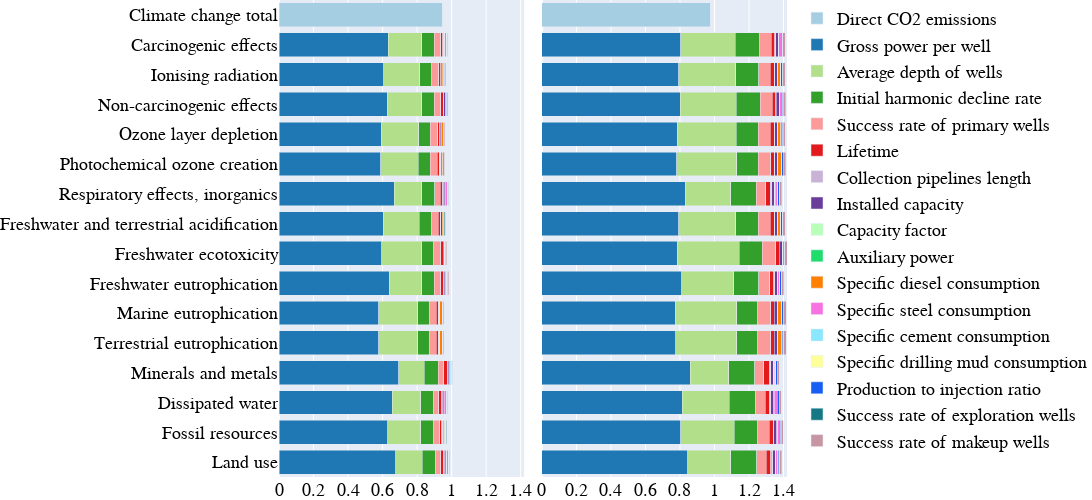

Notebook source saved alongside this figure:
### Code cell
fig = make_subplots(rows=1, 
                    cols=2,
                    shared_yaxes=True,
                    horizontal_spacing=0.035,
                   )

flag_leg = True

for j,first_or_total in enumerate(['first', 'total']):
    
    df = prepare_df(first_or_total)
    
    ydata = df.columns[1:].tolist()
    ydata = [d.capitalize() for d in ydata]
    f = [ind for ind,yd in enumerate(ydata) if "Fossils"==yd][0]
    ydata[f] = 'Fossil resources'
    
    if 'cge' in path:
        range_ = [0,1.42]
        tickvals_ = [0, 0.2, 0.4, 0.6, 0.8, 1, 1.2, 1.4]
        ticktext_ = [0, 0.2, 0.4, 0.6, 0.8, 1, 1.2, 1.4]
    elif 'ege' in path:
        range_ = [0,1.03]
        tickvals_ = [0, 0.2, 0.4, 0.6, 0.8, 1]
        ticktext_ = [0, 0.2, 0.4, 0.6, 0.8, 1]

    for i in df.index:
        
        xdata = df.loc[i][1:].tolist()
        name = df.loc[i][0]
            
        fig.add_bar(name = name, 
                    x = xdata,
                    y = ydata,
                    orientation='h',
                    marker_color=colors[name],
                    row=1, 
                    col=j+1,
                    showlegend=flag_leg)
    fig.update_xaxes(range = range_,
                     tickmode = 'array', 
                     tickvals = tickvals_,
                     ticktext = ticktext_)

    fig.update_layout(barmode='stack',
                      font_size = 18,
                      width = 1600, 
                      height = 500,
                      legend_traceorder  = 'normal',
                      yaxis = dict(autorange="reversed"),
                      font_family = 'Arial',
                      margin = dict(l=0,r=0,t=0,b=0),
                      font_color = 'black',
                     )

    flag_leg = False

fig.show()

### Figure 1 — Plotly figure (JSON) as saved in the notebook; plotly's stock layout.template omitted (floating-point values rounded to 4 significant figures)
{"data": [{"marker": {"color": "rgb(166,206,227)"}, "name": "Direct CO2 emissions", "orientation": "h", "showlegend": true, "type": "bar", "x": [0.9481, 0, 0, 0, 0, 0, 0, 0, 0, 0, 0, 0, 0, 0, 0, 0], "xaxis": "x", "y": ["Climate change total", "Carcinogenic effects", "Ionising radiation", "Non-carcinogenic effects", "Ozone layer depletion", "Photochemical ozone creation", "Respiratory effects, inorganics", "Freshwater and terrestrial acidification", "Freshwater ecotoxicity", "Freshwater eutrophication", "Marine eutrophication", "Terrestrial eutrophication", "Minerals and metals", "Dissipated water", "Fossil resources", "Land use"], "yaxis": "y"}, {"marker": {"color": "rgb(31,120,180)"}, "name": "Gross power per well", "orientation": "h", "showlegend": true, "type": "bar", "x": [0.001028, 0.6326, 0.6072, 0.6262, 0.5928, 0.5891, 0.6673, 0.6047, 0.5963, 0.6396, 0.5782, 0.579, 0.695, 0.656, 0.6301, 0.6756], "xaxis": "x", "y": ["Climate change total", "Carcinogenic effects", "Ionising radiation", "Non-carcinogenic effects", "Ozone layer depletion", "Photochemical ozone creation", "Respiratory effects, inorganics", "Freshwater and terrestrial acidification", "Freshwater ecotoxicity", "Freshwater eutrophication", "Marine eutrophication", "Terrestrial eutrophication", "Minerals and metals", "Dissipated water", "Fossil resources", "Land use"], "yaxis": "y"}, {"marker": {"color": "rgb(178,223,138)"}, "name": "Average depth of wells", "orientation": "h", "showlegend": true, "type": "bar", "x": [0.002243, 0.1956, 0.2078, 0.2022, 0.2164, 0.2189, 0.1585, 0.2079, 0.2306, 0.1877, 0.2247, 0.2238, 0.1476, 0.1651, 0.192, 0.1528], "xaxis": "x", "y": ["Climate change total", "Carcinogenic effects", "Ionising radiation", "Non-carcinogenic effects", "Ozone layer depletion", "Photochemical ozone creation", "Respiratory effects, inorganics", "Freshwater and terrestrial acidification", "Freshwater ecotoxicity", "Freshwater eutrophication", "Marine eutrophication", "Terrestrial eutrophication", "Minerals and metals", "Dissipated water", "Fossil resources", "Land use"], "yaxis": "y"}, {"marker": {"color": "rgb(51,160,44)"}, "name": "Initial harmonic decline rate", "orientation": "h", "showlegend": true, "type": "bar", "x": [0.001098, 0.07114, 0.06964, 0.0706, 0.06795, 0.06743, 0.07593, 0.06965, 0.0674, 0.07219, 0.06616, 0.06638, 0.08071, 0.07331, 0.0717, 0.07781], "xaxis": "x", "y": ["Climate change total", "Carcinogenic effects", "Ionising radiation", "Non-carcinogenic effects", "Ozone layer depletion", "Photochemical ozone creation", "Respiratory effects, inorganics", "Freshwater and terrestrial acidification", "Freshwater ecotoxicity", "Freshwater eutrophication", "Marine eutrophication", "Terrestrial eutrophication", "Minerals and metals", "Dissipated water", "Fossil resources", "Land use"], "yaxis": "y"}, {"marker": {"color": "rgb(251,154,153)"}, "name": "Success rate of primary wells", "orientation": "h", "showlegend": true, "type": "bar", "x": [-1.488e-05, 0.03747, 0.03981, 0.03876, 0.04143, 0.04174, 0.03121, 0.03992, 0.04403, 0.03632, 0.04285, 0.04271, 0.03012, 0.0322, 0.03703, 0.03061], "xaxis": "x", "y": ["Climate change total", "Carcinogenic effects", "Ionising radiation", "Non-carcinogenic effects", "Ozone layer depletion", "Photochemical ozone creation", "Respiratory effects, inorganics", "Freshwater and terrestrial acidification", "Freshwater ecotoxicity", "Freshwater eutrophication", "Marine eutrophication", "Terrestrial eutrophication", "Minerals and metals", "Dissipated water", "Fossil resources", "Land use"], "yaxis": "y"}, {"marker": {"color": "rgb(227,26,28)"}, "name": "Lifetime", "orientation": "h", "showlegend": true, "type": "bar", "x": [0.0002805, 0.01266, 0.01298, 0.01341, 0.01294, 0.01209, 0.0139, 0.01303, 0.01296, 0.01452, 0.01204, 0.01193, 0.021, 0.01493, 0.01331, 0.0159], "xaxis": "x", "y": ["Climate change total", "Carcinogenic effects", "Ionising radiation", "Non-carcinogenic effects", "Ozone layer depletion", "Photochemical ozone creation", "Respiratory effects, inorganics", "Freshwater and terrestrial acidification", "Freshwater ecotoxicity", "Freshwater eutrophication", "Marine eutrophication", "Terrestrial eutrophication", "Minerals and metals", "Dissipated water", "Fossil resources", "Land use"], "yaxis": "y"}, {"marker": {"color": "rgb(202,178,214)"}, "name": "Collection pipelines length", "orientation": "h", "showlegend": true, "type": "bar", "x": [4.146e-05, 0.005042, 0.003238, 0.004292, 0.002274, 0.002046, 0.01022, 0.003203, 0.001625, 0.00604, 0.00146, 0.001538, 0.006502, 0.009054, 0.005203, 0.01159], "xaxis": "x", "y": ["Climate change total", "Carcinogenic effects", "Ionising radiation", "Non-carcinogenic effects", "Ozone layer depletion", "Photochemical ozone creation", "Respiratory effects, inorganics", "Freshwater and terrestrial acidification", "Freshwater ecotoxicity", "Freshwater eutrophication", "Marine eutrophication", "Terrestrial eutrophication", "Minerals and metals", "Dissipated water", "Fossil resources", "Land use"], "yaxis": "y"}, {"marker": {"color": "rgb(106,61,154)"}, "name": "Installed capacity", "orientation": "h", "showlegend": true, "type": "bar", "x": [-0.0001168, 0.00749, 0.006806, 0.007368, 0.006551, 0.006572, 0.007454, 0.006696, 0.00698, 0.00736, 0.006389, 0.006391, 0.006994, 0.007425, 0.007053, 0.007305], "xaxis": "x", "y": ["Climate change total", "Carcinogenic effects", "Ionising radiation", "Non-carcinogenic effects", "Ozone layer depletion", "Photochemical ozone creation", "Respiratory effects, inorganics", "Freshwater and terrestrial acidification", "Freshwater ecotoxicity", "Freshwater eutrophication", "Marine eutrophication", "Terrestrial eutrophication", "Minerals and metals", "Dissipated water", "Fossil resources", "Land use"], "yaxis": "y"}, {"marker": {"color": "rgb(184,255,185)"}, "name": "Capacity factor", "orientation": "h", "showlegend": true, "type": "bar", "x": [-2.893e-05, -0.0007098, -0.0006878, -0.0006822, -0.0006266, -0.0005949, -0.0008929, -0.0006801, -0.0005025, -0.000769, -0.0005389, -0.0005396, -0.000841, -0.0009245, -0.0008131, -0.0008569], "xaxis": "x", "y": ["Climate change total", "Carcinogenic effects", "Ionising radiation", "Non-carcinogenic effects", "Ozone layer depletion", "Photochemical ozone creation", "Respiratory effects, inorganics", "Freshwater and terrestrial acidification", "Freshwater ecotoxicity", "Freshwater eutrophication", "Marine eutrophication", "Terrestrial eutrophication", "Minerals and metals", "Dissipated water", "Fossil resources", "Land use"], "yaxis": "y"}, {"marker": {"color": "rgb(30,221,109)"}, "name": "Auxiliary power", "orientation": "h", "showlegend": true, "type": "bar", "x": [-6.164e-06, 0.0002424, 0.0002401, 0.0002309, 0.0002209, 0.0002122, 0.0003462, 0.00024, 0.0001589, 0.0002705, 0.0001988, 0.0001997, 0.0003685, 0.0003297, 0.0002711, 0.0003646], "xaxis": "x", "y": ["Climate change total", "Carcinogenic effects", "Ionising radiation", "Non-carcinogenic effects", "Ozone layer depletion", "Photochemical ozone creation", "Respiratory effects, inorganics", "Freshwater and terrestrial acidification", "Freshwater ecotoxicity", "Freshwater eutrophication", "Marine eutrophication", "Terrestrial eutrophication", "Minerals and metals", "Dissipated water", "Fossil resources", "Land use"], "yaxis": "y"}, {"marker": {"color": "rgb(255,127,0)"}, "name": "Specific diesel consumption", "orientation": "h", "showlegend": true, "type": "bar", "x": [7.037e-05, 2.781e-06, 0.007928, 2.091e-05, 0.0107, 0.01181, 0.0002551, 0.00928, 2.288e-05, 1.265e-05, 0.01427, 0.01442, -4.331e-05, 1.377e-05, 0.003047, 6.332e-06], "xaxis": "x", "y": ["Climate change total", "Carcinogenic effects", "Ionising radiation", "Non-carcinogenic effects", "Ozone layer depletion", "Photochemical ozone creation", "Respiratory effects, inorganics", "Freshwater and terrestrial acidification", "Freshwater ecotoxicity", "Freshwater eutrophication", "Marine eutrophication", "Terrestrial eutrophication", "Minerals and metals", "Dissipated water", "Fossil resources", "Land use"], "yaxis": "y"}, {"marker": {"color": "rgb(248,114,225)"}, "name": "Specific steel consumption", "orientation": "h", "showlegend": true, "type": "bar", "x": [-0.0001557, 0.009681, 0.003327, 0.00764, 0.001935, 0.001992, 0.01256, 0.002674, 0.002647, 0.008856, 0.001214, 0.001185, 0.004909, 0.01379, 0.005855, 0.009706], "xaxis": "x", "y": ["Climate change total", "Carcinogenic effects", "Ionising radiation", "Non-carcinogenic effects", "Ozone layer depletion", "Photochemical ozone creation", "Respiratory effects, inorganics", "Freshwater and terrestrial acidification", "Freshwater ecotoxicity", "Freshwater eutrophication", "Marine eutrophication", "Terrestrial eutrophication", "Minerals and metals", "Dissipated water", "Fossil resources", "Land use"], "yaxis": "y"}, {"marker": {"color": "rgb(137,231,255)"}, "name": "Specific cement consumption", "orientation": "h", "showlegend": true, "type": "bar", "x": [4.778e-06, 1.558e-05, 0.0003435, 7.969e-05, 0.0002604, 0.0002023, 0.0003755, 0.000293, 2.566e-05, 0.0002535, 0.0002173, 0.0002317, 0.008099, 0.0002307, 0.0003313, 0.000956], "xaxis": "x", "y": ["Climate change total", "Carcinogenic effects", "Ionising radiation", "Non-carcinogenic effects", "Ozone layer depletion", "Photochemical ozone creation", "Respiratory effects, inorganics", "Freshwater and terrestrial acidification", "Freshwater ecotoxicity", "Freshwater eutrophication", "Marine eutrophication", "Terrestrial eutrophication", "Minerals and metals", "Dissipated water", "Fossil resources", "Land use"], "yaxis": "y"}, {"marker": {"color": "rgb(255,255,153)"}, "name": "Specific drilling mud consumption", "orientation": "h", "showlegend": true, "type": "bar", "x": [7.341e-06, 8.066e-06, 8.084e-05, 3.013e-05, 0.0001188, 5.919e-05, 0.0001897, 7.864e-05, 9.258e-06, 0.0002241, 4.672e-05, 3.184e-05, 0.0001347, 0.0008676, 0.000522, 0.0001745], "xaxis": "x", "y": ["Climate change total", "Carcinogenic effects", "Ionising radiation", "Non-carcinogenic effects", "Ozone layer depletion", "Photochemical ozone creation", "Respiratory effects, inorganics", "Freshwater and terrestrial acidification", "Freshwater ecotoxicity", "Freshwater eutrophication", "Marine eutrophication", "Terrestrial eutrophication", "Minerals and metals", "Dissipated water", "Fossil resources", "Land use"], "yaxis": "y"}, {"marker": {"color": "rgb(25, 94, 242)"}, "name": "Production to injection ratio", "orientation": "h", "showlegend": true, "type": "bar", "x": [-0.0003053, 0.002176, 0.001006, 0.002227, 0.0008944, 0.0008334, 0.001644, 0.0009063, 0.002558, 0.002097, 0.0007616, 0.0007448, 0.002136, 0.00182, 0.00129, 0.001847], "xaxis": "x", "y": ["Climate change total", "Carcinogenic effects", "Ionising radiation", "Non-carcinogenic effects", "Ozone layer depletion", "Photochemical ozone creation", "Respiratory effects, inorganics", "Freshwater and terrestrial acidification", "Freshwater ecotoxicity", "Freshwater eutrophication", "Marine eutrophication", "Terrestrial eutrophication", "Minerals and metals", "Dissipated water", "Fossil resources", "Land use"], "yaxis": "y"}, {"marker": {"color": "rgb(20, 121, 132)"}, "name": "Success rate of exploration wells", "orientation": "h", "showlegend": true, "type": "bar", "x": [-8.336e-05, 0.00442, 0.004564, 0.004414, 0.004563, 0.004612, 0.004199, 0.004564, 0.004462, 0.004275, 0.004614, 0.004621, 0.003489, 0.004093, 0.004373, 0.00404], "xaxis": "x", "y": ["Climate change total", "Carcinogenic effects", "Ionising radiation", "Non-carcinogenic effects", "Ozone layer depletion", "Photochemical ozone creation", "Respiratory effects, inorganics", "Freshwater and terrestrial acidification", "Freshwater ecotoxicity", "Freshwater eutrophication", "Marine eutrophication", "Terrestrial eutrophication", "Minerals and metals", "Dissipated water", "Fossil resources", "Land use"], "yaxis": "y"}, {"marker": {"color": "rgb(199, 150, 162)"}, "name": "Success rate of makeup wells", "orientation": "h", "showlegend": true, "type": "bar", "x": [0.0003805, 0.00367, 0.003689, 0.004142, 0.004199, 0.004262, 0.001298, 0.003679, 0.006282, 0.003239, 0.004591, 0.004524, 0.000986, 0.001786, 0.003031, 0.001198], "xaxis": "x", "y": ["Climate change total", "Carcinogenic effects", "Ionising radiation", "Non-carcinogenic effects", "Ozone layer depletion", "Photochemical ozone creation", "Respiratory effects, inorganics", "Freshwater and terrestrial acidification", "Freshwater ecotoxicity", "Freshwater eutrophication", "Marine eutrophication", "Terrestrial eutrophication", "Minerals and metals", "Dissipated water", "Fossil resources", "Land use"], "yaxis": "y"}, {"marker": {"color": "rgb(166,206,227)"}, "name": "Direct CO2 emissions", "orientation": "h", "showlegend": false, "type": "bar", "x": [0.9759, 0, 0, 0, 0, 0, 0, 0, 0, 0, 0, 0, 0, 0, 0, 0], "xaxis": "x2", "y": ["Climate change total", "Carcinogenic effects", "Ionising radiation", "Non-carcinogenic effects", "Ozone layer depletion", "Photochemical ozone creation", "Respiratory effects, inorganics", "Freshwater and terrestrial acidification", "Freshwater ecotoxicity", "Freshwater eutrophication", "Marine eutrophication", "Terrestrial eutrophication", "Minerals and metals", "Dissipated water", "Fossil resources", "Land use"], "yaxis": "y2"}, {"marker": {"color": "rgb(31,120,180)"}, "name": "Gross power per well", "orientation": "h", "showlegend": false, "type": "bar", "x": [0.001919, 0.8044, 0.7937, 0.8013, 0.7833, 0.7808, 0.8316, 0.7938, 0.7844, 0.8096, 0.7735, 0.7751, 0.8587, 0.8123, 0.8043, 0.8464], "xaxis": "x2", "y": ["Climate change total", "Carcinogenic effects", "Ionising radiation", "Non-carcinogenic effects", "Ozone layer depletion", "Photochemical ozone creation", "Respiratory effects, inorganics", "Freshwater and terrestrial acidification", "Freshwater ecotoxicity", "Freshwater eutrophication", "Marine eutrophication", "Terrestrial eutrophication", "Minerals and metals", "Dissipated water", "Fossil resources", "Land use"], "yaxis": "y2"}, {"marker": {"color": "rgb(178,223,138)"}, "name": "Average depth of wells", "orientation": "h", "showlegend": false, "type": "bar", "x": [0.0007131, 0.3159, 0.3307, 0.3234, 0.3427, 0.3471, 0.262, 0.3305, 0.3594, 0.3026, 0.3552, 0.3538, 0.224, 0.2742, 0.309, 0.2482], "xaxis": "x2", "y": ["Climate change total", "Carcinogenic effects", "Ionising radiation", "Non-carcinogenic effects", "Ozone layer depletion", "Photochemical ozone creation", "Respiratory effects, inorganics", "Freshwater and terrestrial acidification", "Freshwater ecotoxicity", "Freshwater eutrophication", "Marine eutrophication", "Terrestrial eutrophication", "Minerals and metals", "Dissipated water", "Fossil resources", "Land use"], "yaxis": "y2"}, {"marker": {"color": "rgb(51,160,44)"}, "name": "Initial harmonic decline rate", "orientation": "h", "showlegend": false, "type": "bar", "x": [0.0003272, 0.1417, 0.1307, 0.1397, 0.1266, 0.1256, 0.1496, 0.1297, 0.1319, 0.1432, 0.1226, 0.1227, 0.1514, 0.1484, 0.1381, 0.1515], "xaxis": "x2", "y": ["Climate change total", "Carcinogenic effects", "Ionising radiation", "Non-carcinogenic effects", "Ozone layer depletion", "Photochemical ozone creation", "Respiratory effects, inorganics", "Freshwater and terrestrial acidification", "Freshwater ecotoxicity", "Freshwater eutrophication", "Marine eutrophication", "Terrestrial eutrophication", "Minerals and metals", "Dissipated water", "Fossil resources", "Land use"], "yaxis": "y2"}, {"marker": {"color": "rgb(251,154,153)"}, "name": "Success rate of primary wells", "orientation": "h", "showlegend": false, "type": "bar", "x": [0.0001508, 0.06692, 0.06897, 0.06888, 0.07147, 0.07209, 0.05496, 0.06882, 0.0777, 0.06457, 0.07373, 0.0734, 0.05155, 0.05811, 0.0652, 0.05299], "xaxis": "x2", "y": ["Climate change total", "Carcinogenic effects", "Ionising radiation", "Non-carcinogenic effects", "Ozone layer depletion", "Photochemical ozone creation", "Respiratory effects, inorganics", "Freshwater and terrestrial acidification", "Freshwater ecotoxicity", "Freshwater eutrophication", "Marine eutrophication", "Terrestrial eutrophication", "Minerals and metals", "Dissipated water", "Fossil resources", "Land use"], "yaxis": "y2"}, {"marker": {"color": "rgb(227,26,28)"}, "name": "Lifetime", "orientation": "h", "showlegend": false, "type": "bar", "x": [5.512e-05, 0.02136, 0.02282, 0.02229, 0.02282, 0.02168, 0.02373, 0.02297, 0.02131, 0.02402, 0.02163, 0.0215, 0.03246, 0.025, 0.02328, 0.02617], "xaxis": "x2", "y": ["Climate change total", "Carcinogenic effects", "Ionising radiation", "Non-carcinogenic effects", "Ozone layer depletion", "Photochemical ozone creation", "Respiratory effects, inorganics", "Freshwater and terrestrial acidification", "Freshwater ecotoxicity", "Freshwater eutrophication", "Marine eutrophication", "Terrestrial eutrophication", "Minerals and metals", "Dissipated water", "Fossil resources", "Land use"], "yaxis": "y2"}, {"marker": {"color": "rgb(202,178,214)"}, "name": "Collection pipelines length", "orientation": "h", "showlegend": false, "type": "bar", "x": [1.129e-05, 0.003929, 0.002141, 0.003186, 0.001278, 0.001076, 0.01019, 0.002123, 0.0007968, 0.005132, 0.0006391, 0.0006962, 0.007164, 0.008597, 0.004188, 0.0124], "xaxis": "x2", "y": ["Climate change total", "Carcinogenic effects", "Ionising radiation", "Non-carcinogenic effects", "Ozone layer depletion", "Photochemical ozone creation", "Respiratory effects, inorganics", "Freshwater and terrestrial acidification", "Freshwater ecotoxicity", "Freshwater eutrophication", "Marine eutrophication", "Terrestrial eutrophication", "Minerals and metals", "Dissipated water", "Fossil resources", "Land use"], "yaxis": "y2"}, {"marker": {"color": "rgb(106,61,154)"}, "name": "Installed capacity", "orientation": "h", "showlegend": false, "type": "bar", "x": [3.739e-05, 0.01632, 0.01606, 0.0164, 0.01608, 0.01613, 0.01542, 0.01601, 0.01685, 0.01604, 0.01614, 0.01614, 0.01541, 0.01545, 0.01585, 0.01525], "xaxis": "x2", "y": ["Climate change total", "Carcinogenic effects", "Ionising radiation", "Non-carcinogenic effects", "Ozone layer depletion", "Photochemical ozone creation", "Respiratory effects, inorganics", "Freshwater and terrestrial acidification", "Freshwater ecotoxicity", "Freshwater eutrophication", "Marine eutrophication", "Terrestrial eutrophication", "Minerals and metals", "Dissipated water", "Fossil resources", "Land use"], "yaxis": "y2"}, {"marker": {"color": "rgb(184,255,185)"}, "name": "Capacity factor", "orientation": "h", "showlegend": false, "type": "bar", "x": [5.732e-06, 0.002341, 0.002319, 0.002383, 0.002278, 0.002191, 0.002578, 0.002319, 0.002231, 0.002534, 0.002158, 0.00215, 0.003116, 0.002657, 0.002424, 0.002753], "xaxis": "x2", "y": ["Climate change total", "Carcinogenic effects", "Ionising radiation", "Non-carcinogenic effects", "Ozone layer depletion", "Photochemical ozone creation", "Respiratory effects, inorganics", "Freshwater and terrestrial acidification", "Freshwater ecotoxicity", "Freshwater eutrophication", "Marine eutrophication", "Terrestrial eutrophication", "Minerals and metals", "Dissipated water", "Fossil resources", "Land use"], "yaxis": "y2"}, {"marker": {"color": "rgb(30,221,109)"}, "name": "Auxiliary power", "orientation": "h", "showlegend": false, "type": "bar", "x": [1.833e-07, 7.45e-05, 7.311e-05, 7.558e-05, 7.123e-05, 6.822e-05, 8.421e-05, 7.304e-05, 6.895e-05, 8.127e-05, 6.682e-05, 6.66e-05, 0.0001038, 8.639e-05, 7.71e-05, 9.04e-05], "xaxis": "x2", "y": ["Climate change total", "Carcinogenic effects", "Ionising radiation", "Non-carcinogenic effects", "Ozone layer depletion", "Photochemical ozone creation", "Respiratory effects, inorganics", "Freshwater and terrestrial acidification", "Freshwater ecotoxicity", "Freshwater eutrophication", "Marine eutrophication", "Terrestrial eutrophication", "Minerals and metals", "Dissipated water", "Fossil resources", "Land use"], "yaxis": "y2"}, {"marker": {"color": "rgb(255,127,0)"}, "name": "Specific diesel consumption", "orientation": "h", "showlegend": false, "type": "bar", "x": [1.341e-05, 2.66e-07, 0.01372, 7.851e-06, 0.01834, 0.02023, 0.0005778, 0.01617, 3.968e-06, 6.945e-06, 0.02439, 0.02473, 1.446e-05, 2.229e-05, 0.005251, 0.0001017], "xaxis": "x2", "y": ["Climate change total", "Carcinogenic effects", "Ionising radiation", "Non-carcinogenic effects", "Ozone layer depletion", "Photochemical ozone creation", "Respiratory effects, inorganics", "Freshwater and terrestrial acidification", "Freshwater ecotoxicity", "Freshwater eutrophication", "Marine eutrophication", "Terrestrial eutrophication", "Minerals and metals", "Dissipated water", "Fossil resources", "Land use"], "yaxis": "y2"}, {"marker": {"color": "rgb(248,114,225)"}, "name": "Specific steel consumption", "orientation": "h", "showlegend": false, "type": "bar", "x": [1.512e-05, 0.01257, 0.0032, 0.009334, 0.001508, 0.001598, 0.01684, 0.002364, 0.002296, 0.01105, 0.0007757, 0.0007462, 0.004576, 0.01889, 0.006582, 0.01197], "xaxis": "x2", "y": ["Climate change total", "Carcinogenic effects", "Ionising radiation", "Non-carcinogenic effects", "Ozone layer depletion", "Photochemical ozone creation", "Respiratory effects, inorganics", "Freshwater and terrestrial acidification", "Freshwater ecotoxicity", "Freshwater eutrophication", "Marine eutrophication", "Terrestrial eutrophication", "Minerals and metals", "Dissipated water", "Fossil resources", "Land use"], "yaxis": "y2"}, {"marker": {"color": "rgb(137,231,255)"}, "name": "Specific cement consumption", "orientation": "h", "showlegend": false, "type": "bar", "x": [4.376e-07, 5.959e-08, 2.752e-05, 1.527e-06, 1.644e-05, 1.025e-05, 2.97e-05, 2.023e-05, 1.636e-07, 1.433e-05, 1.199e-05, 1.354e-05, 0.005452, 1.176e-05, 2.442e-05, 0.000164], "xaxis": "x2", "y": ["Climate change total", "Carcinogenic effects", "Ionising radiation", "Non-carcinogenic effects", "Ozone layer depletion", "Photochemical ozone creation", "Respiratory effects, inorganics", "Freshwater and terrestrial acidification", "Freshwater ecotoxicity", "Freshwater eutrophication", "Marine eutrophication", "Terrestrial eutrophication", "Minerals and metals", "Dissipated water", "Fossil resources", "Land use"], "yaxis": "y2"}, {"marker": {"color": "rgb(255,255,153)"}, "name": "Specific drilling mud consumption", "orientation": "h", "showlegend": false, "type": "bar", "x": [2.65e-07, 3.691e-07, 3.57e-05, 5.526e-06, 7.751e-05, 2.525e-05, 8.399e-05, 3.599e-05, 1.438e-06, 0.0001456, 1.939e-05, 1.003e-05, 4.612e-05, 0.0008535, 0.0005174, 8.081e-05], "xaxis": "x2", "y": ["Climate change total", "Carcinogenic effects", "Ionising radiation", "Non-carcinogenic effects", "Ozone layer depletion", "Photochemical ozone creation", "Respiratory effects, inorganics", "Freshwater and terrestrial acidification", "Freshwater ecotoxicity", "Freshwater eutrophication", "Marine eutrophication", "Terrestrial eutrophication", "Minerals and metals", "Dissipated water", "Fossil resources", "Land use"], "yaxis": "y2"}, {"marker": {"color": "rgb(25, 94, 242)"}, "name": "Production to injection ratio", "orientation": "h", "showlegend": false, "type": "bar", "x": [2.201e-05, 0.009364, 0.009115, 0.009283, 0.008976, 0.008965, 0.009621, 0.009084, 0.00898, 0.009373, 0.008865, 0.008873, 0.009485, 0.009523, 0.009287, 0.00962], "xaxis": "x2", "y": ["Climate change total", "Carcinogenic effects", "Ionising radiation", "Non-carcinogenic effects", "Ozone layer depletion", "Photochemical ozone creation", "Respiratory effects, inorganics", "Freshwater and terrestrial acidification", "Freshwater ecotoxicity", "Freshwater eutrophication", "Marine eutrophication", "Terrestrial eutrophication", "Minerals and metals", "Dissipated water", "Fossil resources", "Land use"], "yaxis": "y2"}, {"marker": {"color": "rgb(20, 121, 132)"}, "name": "Success rate of exploration wells", "orientation": "h", "showlegend": false, "type": "bar", "x": [3.837e-06, 0.001714, 0.001769, 0.001724, 0.001807, 0.001842, 0.00147, 0.001761, 0.001821, 0.00162, 0.00187, 0.001864, 0.001145, 0.001507, 0.001649, 0.001354], "xaxis": "x2", "y": ["Climate change total", "Carcinogenic effects", "Ionising radiation", "Non-carcinogenic effects", "Ozone layer depletion", "Photochemical ozone creation", "Respiratory effects, inorganics", "Freshwater and terrestrial acidification", "Freshwater ecotoxicity", "Freshwater eutrophication", "Marine eutrophication", "Terrestrial eutrophication", "Minerals and metals", "Dissipated water", "Fossil resources", "Land use"], "yaxis": "y2"}, {"marker": {"color": "rgb(199, 150, 162)"}, "name": "Success rate of makeup wells", "orientation": "h", "showlegend": false, "type": "bar", "x": [2.872e-05, 0.01296, 0.0133, 0.01339, 0.01383, 0.01396, 0.01044, 0.01329, 0.01534, 0.01246, 0.0143, 0.01423, 0.009237, 0.01105, 0.01252, 0.01006], "xaxis": "x2", "y": ["Climate change total", "Carcinogenic effects", "Ionising radiation", "Non-carcinogenic effects", "Ozone layer depletion", "Photochemical ozone creation", "Respiratory effects, inorganics", "Freshwater and terrestrial acidification", "Freshwater ecotoxicity", "Freshwater eutrophication", "Marine eutrophication", "Terrestrial eutrophication", "Minerals and metals", "Dissipated water", "Fossil resources", "Land use"], "yaxis": "y2"}], "layout": {"barmode": "stack", "font": {"color": "black", "family": "Arial", "size": 18}, "height": 500, "legend": {"traceorder": "normal"}, "margin": {"b": 0, "l": 0, "r": 0, "t": 0}, "width": 1600, "xaxis": {"anchor": "y", "domain": [0, 0.4825], "range": [0, 1.42], "tickmode": "array", "ticktext": [0, 0.2, 0.4, 0.6, 0.8, 1, 1.2, 1.4], "tickvals": [0, 0.2, 0.4, 0.6, 0.8, 1, 1.2, 1.4]}, "xaxis2": {"anchor": "y2", "domain": [0.5175, 1], "range": [0, 1.42], "tickmode": "array", "ticktext": [0, 0.2, 0.4, 0.6, 0.8, 1, 1.2, 1.4], "tickvals": [0, 0.2, 0.4, 0.6, 0.8, 1, 1.2, 1.4]}, "yaxis": {"anchor": "x", "autorange": "reversed", "domain": [0, 1]}, "yaxis2": {"anchor": "x2", "domain": [0, 1], "matches": "y", "showticklabels": false}}}
